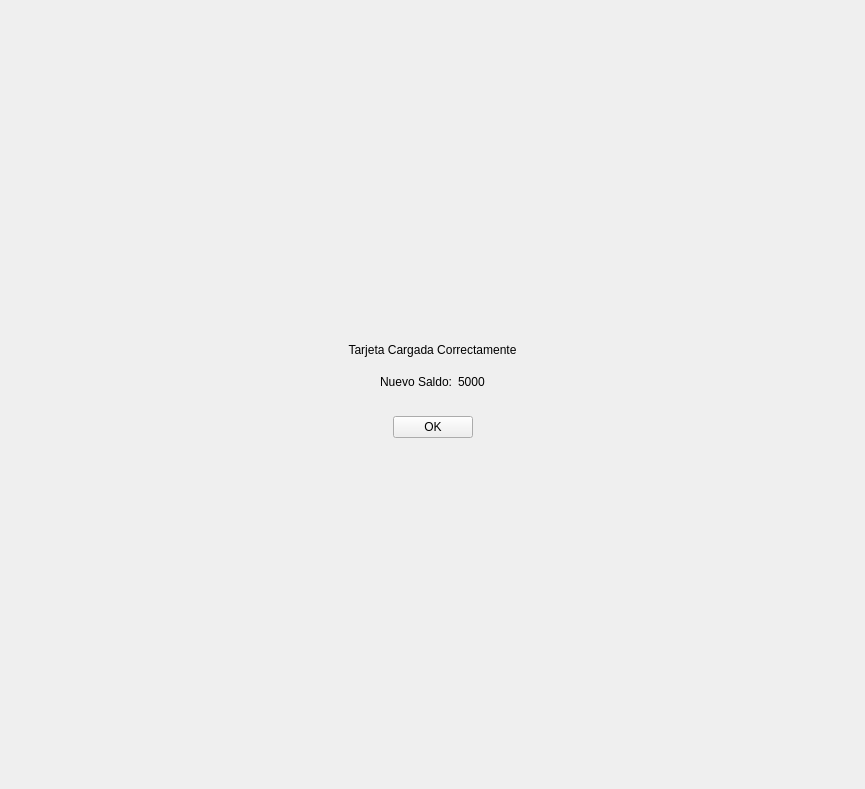
<?xml version="1.0" encoding="UTF-8"?>
<ui version="4.0">
 <class>Form</class>
 <widget class="QWidget" name="Form">
  <property name="geometry">
   <rect>
    <x>0</x>
    <y>0</y>
    <width>865</width>
    <height>789</height>
   </rect>
  </property>
  <property name="windowTitle">
   <string>Form</string>
  </property>
  <layout class="QVBoxLayout" name="verticalLayout">
   <item>
    <spacer name="top_space">
     <property name="orientation">
      <enum>Qt::Vertical</enum>
     </property>
     <property name="sizeHint" stdset="0">
      <size>
       <width>20</width>
       <height>322</height>
      </size>
     </property>
    </spacer>
   </item>
   <item>
    <widget class="QLabel" name="sucess_lbl">
     <property name="text">
      <string>Tarjeta Cargada Correctamente</string>
     </property>
     <property name="alignment">
      <set>Qt::AlignCenter</set>
     </property>
    </widget>
   </item>
   <item>
    <widget class="QWidget" name="balance_container" native="true">
     <layout class="QHBoxLayout" name="horizontalLayout_2">
      <item>
       <spacer name="left_space2">
        <property name="orientation">
         <enum>Qt::Horizontal</enum>
        </property>
        <property name="sizeHint" stdset="0">
         <size>
          <width>40</width>
          <height>20</height>
         </size>
        </property>
       </spacer>
      </item>
      <item>
       <widget class="QLabel" name="new_balance_lbl">
        <property name="text">
         <string>Nuevo Saldo:</string>
        </property>
        <property name="alignment">
         <set>Qt::AlignRight|Qt::AlignTrailing|Qt::AlignVCenter</set>
        </property>
       </widget>
      </item>
      <item>
       <widget class="QLabel" name="balance_lbl">
        <property name="text">
         <string>5000</string>
        </property>
       </widget>
      </item>
      <item>
       <spacer name="righ_space2">
        <property name="orientation">
         <enum>Qt::Horizontal</enum>
        </property>
        <property name="sizeHint" stdset="0">
         <size>
          <width>40</width>
          <height>20</height>
         </size>
        </property>
       </spacer>
      </item>
     </layout>
    </widget>
   </item>
   <item>
    <widget class="QWidget" name="button_container" native="true">
     <layout class="QHBoxLayout" name="horizontalLayout">
      <item>
       <spacer name="left_space">
        <property name="orientation">
         <enum>Qt::Horizontal</enum>
        </property>
        <property name="sizeHint" stdset="0">
         <size>
          <width>40</width>
          <height>20</height>
         </size>
        </property>
       </spacer>
      </item>
      <item>
       <widget class="QPushButton" name="ok_button">
        <property name="sizePolicy">
         <sizepolicy hsizetype="Minimum" vsizetype="Fixed">
          <horstretch>0</horstretch>
          <verstretch>0</verstretch>
         </sizepolicy>
        </property>
        <property name="text">
         <string>OK</string>
        </property>
       </widget>
      </item>
      <item>
       <spacer name="right_space">
        <property name="orientation">
         <enum>Qt::Horizontal</enum>
        </property>
        <property name="sizeHint" stdset="0">
         <size>
          <width>40</width>
          <height>20</height>
         </size>
        </property>
       </spacer>
      </item>
     </layout>
    </widget>
   </item>
   <item>
    <spacer name="bottom_space">
     <property name="orientation">
      <enum>Qt::Vertical</enum>
     </property>
     <property name="sizeHint" stdset="0">
      <size>
       <width>20</width>
       <height>321</height>
      </size>
     </property>
    </spacer>
   </item>
  </layout>
 </widget>
 <resources/>
 <connections/>
</ui>
